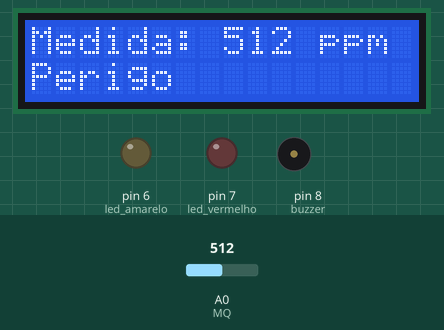
Recording of a sketch running on a simulated Arduino Uno, built with avr-gcc and run on an emulated ATmega328P. Shown: 16×2 character LCD, output pins drawn as LEDs (lit = HIGH), buzzer (waves = sounding). Dashed ring = blinking. The inputs (shaded band) are chosen by the test bench; at power-on: A0 (MQ) = 512. What the sketch prints to the serial monitor is not drawn.

Above: at 11.2 s.
11.3 s: A0 (MQ) set to 306
At 12.1 s:
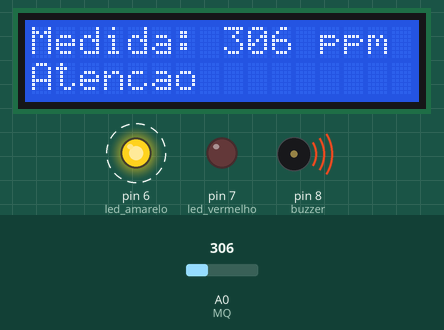
15.8 s: A0 (MQ) set to 265
At 17.3 s:
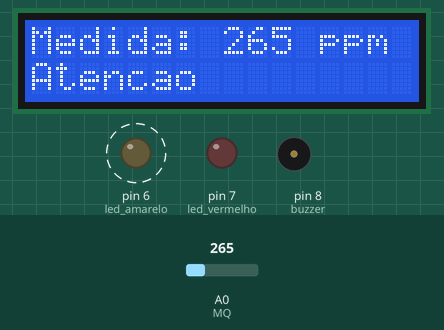
18.4 s: A0 (MQ) set to 237
At 21.7 s:
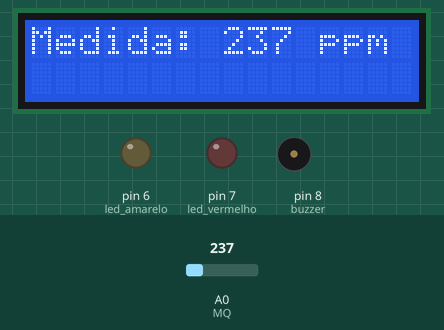
Timing chart, 0 to 23.2 s (numbered marks = the images above; inputs shaded):
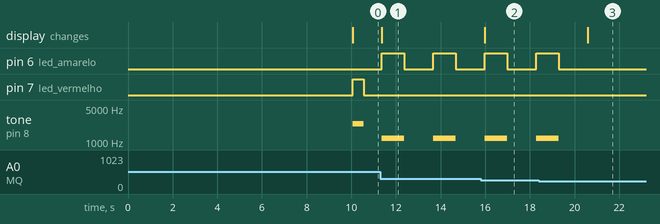

Measured:
- the behaviour switches between 251 and 250 on A0 (MQ) (found by bisection; images 2 and 3)
- after the input at 11.3 s, pin 6 (led_amarelo): alternates HIGH for 1.0 s and LOW for 1.3 s, starting after 0.08 s; pin 7 (led_vermelho): stops changing and stays LOW; tone on pin 8 (buzzer): alternates 1200 Hz for 1.0 s and silent for 1.3 s, starting after 0.08 s; the display: changes after 0.08 s (image 1)
- after the input at 15.8 s, the display: changes after 0.19 s (image 2)
- after the input at 18.4 s, pin 6 (led_amarelo): goes on until 19.3 s, then stays LOW; tone on pin 8 (buzzer): goes on until 19.3 s, then stays silent; the display: changes after 2.2 s (image 3)

The sketch:

sketch_oct2b.ino
```cpp
//do_nivel_gas_mq2_buzzerArduino
#include <LiquidCrystal.h>

//declaracao de variáveis ambiente
LiquidCrystal lcd(13, 12, 5, 4, 3, 2);
int buzzer = 8;
int MQ = A0; //porta analógica
int padrao_sensor = 500;
const int led_vermelho = 7;
const int led_amarelo = 6;

void setup() {
  pinMode(MQ, INPUT);       //DEFINE O PINO COMO ENTRADA
  pinMode(buzzer, OUTPUT);  //DEFINE O PINO COMO SAÍDA
  pinMode(led_amarelo, OUTPUT);//DEFINE O PINO COMO SAÍDA
  pinMode(led_vermelho, OUTPUT);//DEFINE O PINO COMO SAÍDA
  Serial.begin(9600);       //INICIALIZA A SERIAL
  //analogReference(EXTERNAL);
  lcd.begin(16, 2);
  lcd.setCursor(0,0);
  lcd.print("Iniciando");
  delay(10000); //Tempo para estabilizar o sensor
}

void loop() {
  int valor_analogico = analogRead(MQ);  //VARIÁVEL RECEBE O VALOR LIDO NO PINO ANALÓGICO
  Serial.print("Leitura Analógico: ");        //EXIBE O TEXTO NO MONITOR SERIAL
  Serial.println(valor_analogico);  // MOSTRA NO MONITOR SERIAL O VALOR LIDO DO PINO ANALÓGICO

  lcd.clear();  //limpa o display
  lcd.setCursor(0,0);//posiciona o cursor na coluna 3 e linha 0
  lcd.print("Medida: ");
  lcd.print(valor_analogico); //mostra o valor recebido pelo sensor
  lcd.print(" ppm");

  //Intervalo que a medida do sensor aumentou para mais da metade do padrão
  if (valor_analogico > (padrao_sensor/2) && valor_analogico < padrao_sensor) {{
      lcd.setCursor(0,1);
      lcd.print("Atencao"); //Alerta na tela LCD
      amarelo(); //Alerta sonoro e luminoso
    }
  }
  else if (valor_analogico > padrao_sensor) { {
      lcd.setCursor(0,1);
      lcd.print("Perigo");//Alerta na tela LCD
      vermelho(); //Alerta sonoro e luminoso
    }
  }
  //delisga todos alertas
  else {
    digitalWrite(led_amarelo, LOW);
    digitalWrite(led_vermelho, LOW);
    digitalWrite(buzzer, LOW);
  }
  delay(300); //Leitura do sensor a cada 0,3 segundo
}

//funcao para alerta amarelo, mais da metade do padrão
void amarelo() {
  tone(buzzer,1200); //Ré 6° Oitava
  digitalWrite(led_amarelo, HIGH);
  delay(1000); //intervalo de 1 segundo
  noTone(buzzer);
  digitalWrite(led_amarelo, LOW);
  delay(1000);
}

//funcao para alerta vermelho, mais do que padrão
void vermelho() {
  tone(buzzer,2400); //Ré 7° Oitava
  digitalWrite(led_vermelho, HIGH);
  delay(500); //intervalo de 0,5 segundo
  noTone(buzzer);
  digitalWrite(led_vermelho, LOW);
  delay(500);
}
```
